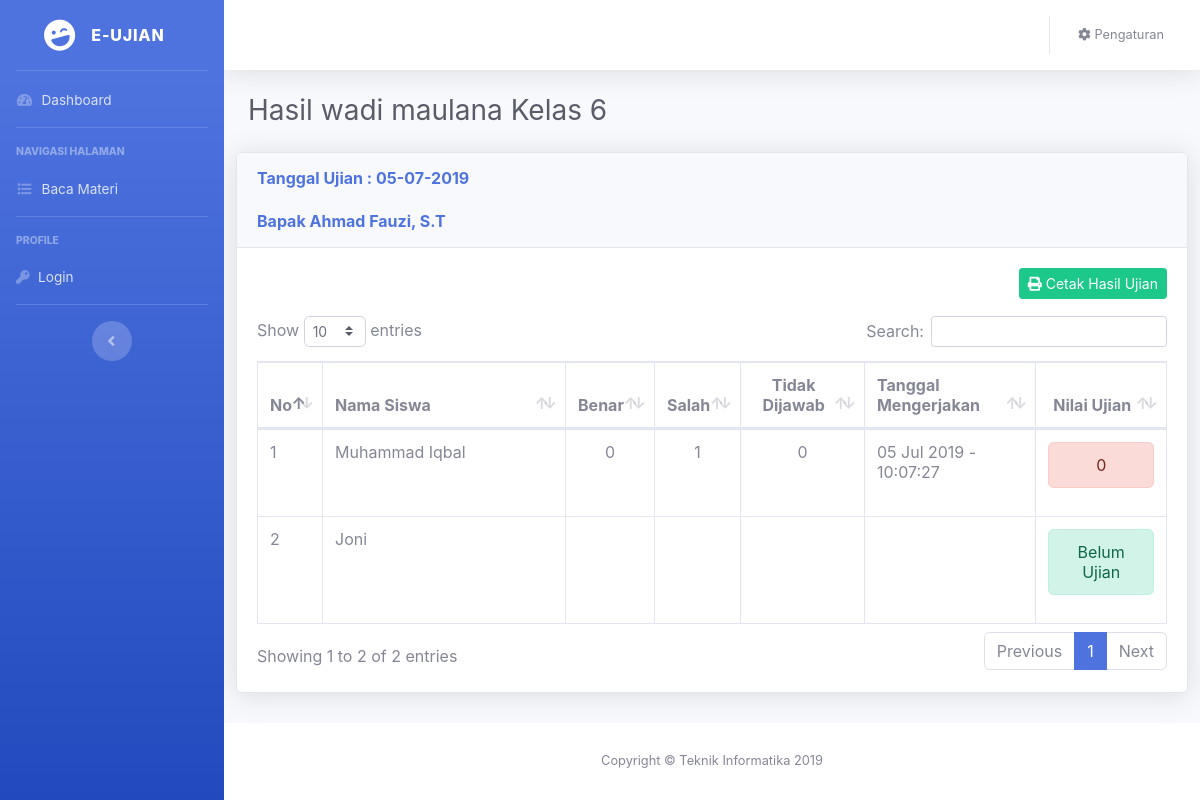
Page /index.php/ujianController/nilaiUjian/20 on the committed database.
### tables this page shows
CREATE TABLE `tb_soal_ujian` (
  `id_soalujian` int(11) NOT NULL,
  `nip` varchar(18) NOT NULL,
  `judul_soal_ujian` varchar(20) DEFAULT NULL,
  `id_kelas` int(11) DEFAULT NULL,
  `token` varchar(10) NOT NULL,
  `waktu_ujian` date NOT NULL,
  `lama_pengerjaan` int(11) NOT NULL,
  `keterangan` varchar(500) DEFAULT NULL,
  `log_soal_ujian` datetime DEFAULT NULL
);

CREATE TABLE `tb_kelas` (
  `id_kelas` int(11) NOT NULL,
  `nama_kelas` varchar(6) DEFAULT NULL,
  `log_kelas` datetime DEFAULT NULL
);

CREATE TABLE `tb_guru` (
  `nip` varchar(18) NOT NULL,
  `nama_guru` varchar(40) DEFAULT NULL,
  `jk_guru` enum('L','P') DEFAULT NULL,
  `tmp_lahir_guru` varchar(40) DEFAULT NULL,
  `tgl_lahir_guru` date DEFAULT NULL,
  `alamat_guru` varchar(40) DEFAULT NULL,
  `photo_guru` varchar(255) DEFAULT NULL,
  `log_guru` datetime DEFAULT NULL,
  `pass_guru` varchar(255) DEFAULT NULL
);

CREATE TABLE `tb_siswa` (
  `nis` varchar(10) NOT NULL,
  `nama_siswa` varchar(20) DEFAULT NULL,
  `jk_siswa` enum('L','P') DEFAULT NULL,
  `tmp_lahir_siswa` varchar(60) DEFAULT NULL,
  `tgl_lahir_siswa` date DEFAULT NULL,
  `alamat_siswa` varchar(60) DEFAULT NULL,
  `photo_siswa` varchar(255) DEFAULT NULL,
  `pass_siswa` varchar(255) NOT NULL,
  `id_kelas` int(11) DEFAULT NULL,
  `log_siswa` datetime DEFAULT NULL
);

### application/controllers/ujianController.php (called while the page is built, shortened)
<?php
class ujianController extends CI_Controller {
	function __construct(){
		$this->load->model('mymodel');
	}
	public function nilaiUjian($id_soalujian)
	{
		$soalujian 	 = $this->mymodel->getWhere('tb_soal_ujian', array('id_soalujian' => $id_soalujian))->row_array();
		$table		 = array('tb_kelas');
		$join 		 = array('tb_siswa.id_kelas = tb_kelas.id_kelas');
		$siswa 		 = $this->mymodel->joinwhere('tb_siswa', array('tb_siswa.id_kelas' => $soalujian['id_kelas']), $table, $join)->result_array();
		foreach ($siswa as $key => $value) {
			$where 	 = array(
					'id_soalujian'	=> $id_soalujian,
					'nis'			=> $value['nis'], );
			$getNilai = $this->mymodel->getWhere('tb_ujian',$where)->row_array();
			$cek 	  = $this->mymodel->getWhere('tb_ujian',$where)->num_rows();
			$data['siswa'][$key] = array(
					'nis' 			=> $value['nis'],
					'nama_siswa' 	=> $value['nama_siswa'],
					'photo_siswa' 	=> $value['photo_siswa'],
					'id_kelas' 		=> $value['id_kelas'],
					'nama_kelas'	=> $value['nama_kelas'],
					'nilai'			=> ($cek>0)?$getNilai['nilai']:'Belum Ujian',
					'log_ujian' 	=> ($cek>0)?$getNilai['log_ujian']:'',
					'benar' 		=> ($cek>0)?$getNilai['tot_benar']:'',
					'salah' 		=> ($cek>0)?$getNilai['tot_salah']:'',
					'kosong'	 	=> ($cek>0)?$getNilai['tot_kosong']:'',
			);
		}
		$from 			= 'tb_soal_ujian';
		$where 			= array('id_soalujian' => $id_soalujian);
		$table			= array('tb_guru','tb_kelas');
		$join 			= array('tb_soal_ujian.nip = tb_guru.nip','tb_soal_ujian.id_kelas=tb_kelas.id_kelas');
		$data['ujian']	= $this->mymodel->joinwhere($from, $where, $table, $join)->row_array();
		$this->load->view('halaman/hasilUjian',$data);
	}
}
?>

### index.php (called while the page is built, shortened)
<?php
require_once BASEPATH.'core/CodeIgniter.php';

### application/models/mymodel.php (called while the page is built, shortened)
<?php
class Mymodel extends CI_Model{
	public function getWhere($table,$where){
		return $this->db->get_where($table,$where);
	}
	public function joinwhere($from, $where, &$table, &$join){
		$i = 0;
		foreach ($table as $data ) {
			$tabel = $table[$i];
			$relasi = $join[$i];
			$this->db->join($tabel, $relasi);
		$i++;
		}
		return $this->db->get_where($from,$where);
	}
}
?>

### application/views/halaman/hasilUjian.php (the view, shortened to what this page needs)
<html lang="en">
<body id="page-top">
    <div id="wrapper">
      <div id="content-wrapper" class="d-flex flex-column">
        <div id="content">
          <div class="container-fluid">
            <h1 class="h3 mb-4 text-gray-800">Hasil <?=$ujian['judul_soal_ujian']?> Kelas <?=$ujian['nama_kelas']?></h1>
            <div class="row">
              <div class="card shadow mb-4">
                <div class="card-header py-3">
                  <h6 class="m-0 font-weight-bold text-primary">Tanggal Ujian : <?=date('d-m-Y', strtotime($ujian['log_soal_ujian']))?></h6>
                  <br>
                  <h6 class="m-0 font-weight-bold text-primary"><?=($ujian['jk_guru']=='L')?"Bapak ".$ujian['nama_guru'] : "Ibu ".$ujian['nama_guru'] ?></h6>
                </div>
                <div class="card-body">
                  <a href="<?=site_url()?>/ujianController/cetakNilai/<?=$ujian['id_soalujian']?>" style="float: right;" class="btn btn-success btn-sm"><i class="fa fa-print"></i> Cetak Hasil Ujian</a>
                  <br><br>
                  <table class="table table-bordered" id="dataTable">
                    <thead>
                      <tr>
                        <th>No</th>
                        <th width="200px">Nama Siswa</th>
                        <th class="text-center">Benar</th>
                        <th class="text-center">Salah</th>
                        <th class="text-center">Tidak Dijawab</th>
                        <th>Tanggal Mengerjakan</th>
                        <th class="text-center">Nilai Ujian</th>
                      </tr>
                    </thead>
                    <tbody>
                      <?php $no=1; foreach($siswa as $data): ?>
                      <tr>
                        <td><?=$no?></td>
                        <td><?=$data['nama_siswa']?></td>
                        <td class="text-center"><?=$data['benar']?></td>
                        <td class="text-center"><?=$data['salah']?></td>
                        <td class="text-center"><?=$data['kosong']?></td>
                        <td>
                          <?=($data['log_ujian']!=''? date('d M Y - h:m:s', strtotime($data['log_ujian'])) : '')?>
                        </td>
                        <td class="text-center">
                          <div class="alert alert-<?=$data['nilai']>59?"success":($data['nilai'] =='Belum Ujian'?'warning':'danger')?>"><?=$data['nilai']?></div>
                        </td>
                      </tr>
                    <?php $no++; endforeach; ?>
                    </tbody>
                  </table>
                </div>
              </div>
            </div>
          </div>
        </div>
      </div>
    </div>
</body>
</html>

### rows in the picture
tb_soal_ujian: judul_soal_ujian "wadi maulana", id_kelas.nama_kelas "6", log_soal_ujian "05-07-2019", nip.nama_guru "Ahmad Fauzi, S.T"
tb_siswa: nama_siswa "Joni", nilai "Belum Ujian"

### other values in the picture
$data['nama_siswa'] "Muhammad Iqbal"
$data['benar'] "0"
$data['salah'] "1"
$data['kosong'] "0"
date('d M Y - h:m:s', strtotime($data['log_ujian'])) "05 Jul 2019 - 10:07:27"
$data['nilai'] "0"
